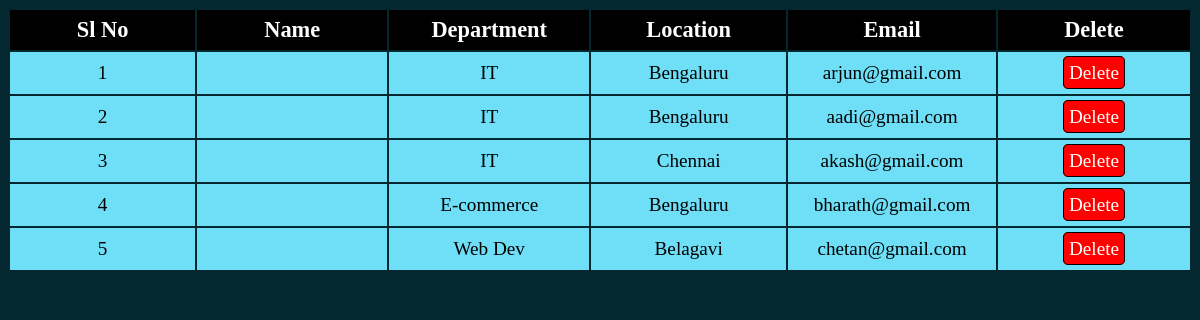
The page /displayemp.php (signed in) on the database as committed earlier.
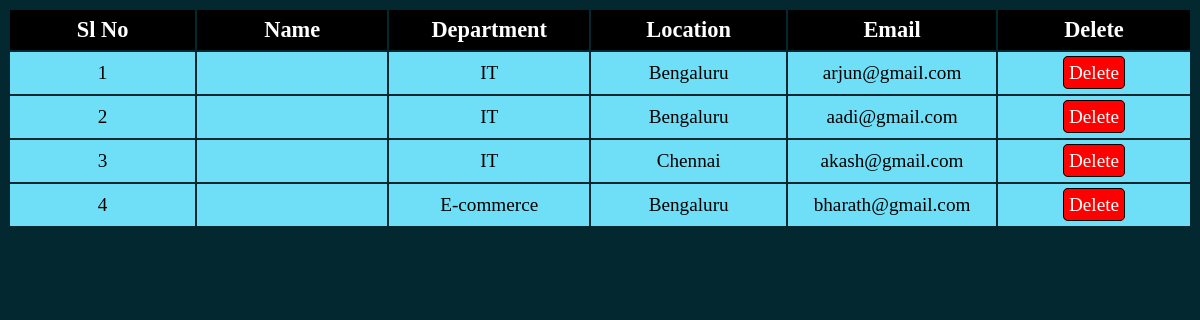
The same page on the database as committed later.
### tables this page shows
CREATE TABLE `empdetails` (
  `id` int(10) NOT NULL,
  `empid` int(10) NOT NULL,
  `password` varchar(20) NOT NULL,
  `name` varchar(20) NOT NULL,
  `addr` varchar(30) NOT NULL,
  `dept` varchar(10) NOT NULL,
  `bank` varchar(20) NOT NULL,
  `ac` int(20) NOT NULL,
  `gender` varchar(10) NOT NULL,
  `edu` varchar(20) NOT NULL,
  `user_name` varchar(10) NOT NULL,
  `email` varchar(20) NOT NULL,
  `age` int(10) NOT NULL,
  `dob` varchar(10) NOT NULL,
  `mob` bigint(10) NOT NULL,
  `desig` varchar(20) NOT NULL
);

### displayemp.php (the view, shortened to what this page needs)
<?php
    if(isset($_SESSION['id']) && isset($_SESSION['user_name'])){
        include "connection.php";
        $query = "select * from empdetails";
        $data = mysqli_query($conn,$query);
        $result = $data;
?>
<!DOCTYPE html>
<html lang="en">
<head>
    <link rel="stylesheet" href="style3.css">
</head>
<body>
    <table class="tbl">
        <thead>
            <tr>
                <th scope="col" class="table1">Sl No</th>
                <th scope="col" class="table1">Name</th>
                <th scope="col" class="table1">Department</th>
                <th scope="col" class="table1">Location</th>
                <th scope="col" class="table1">Email</th>
                <th scope="col" class="table1">Delete</th>
            </tr>
            <?php
            if($result){
                $i=1;
                while($result = mysqli_fetch_assoc($data)){
                    echo "
                    <tr>
                        <td class='c1'>".$i++."</td>
                        <td class='c1'>".$result['uname']."</td>
                        <td class='c1'>".$result['dept']."</td>
                        <td class='c1'>".$result['addr']."</td>
                        <td class='c1'>".$result['email']."</td>
                        <td class='c1'><a href='deleteemp.php?rn=$result[empid]' onclick='showPrompt()' class='btn2'>Delete</a></td>
                    </tr>
                    ";
                }
            }else{
                echo "No data found";
            }
            ?>
        </thead>
    </table>
</body>
</html>
<?php
} else{
    header("Location: index.php");
    exit();
}
?>

Rows that differ between the two databases and show on the page:
removed empdetails: dept "Web Dev", addr "Belagavi", email "chetan@gmail.com"
